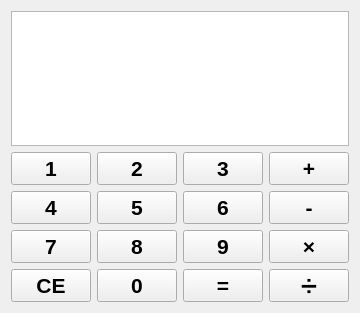
<?xml version="1.0" encoding="UTF-8"?>
<ui version="4.0">
 <class>Form</class>
 <widget class="QWidget" name="Form">
  <property name="geometry">
   <rect>
    <x>0</x>
    <y>0</y>
    <width>336</width>
    <height>313</height>
   </rect>
  </property>
  <property name="windowTitle">
   <string>Form</string>
  </property>
  <layout class="QGridLayout" name="gridLayout_3">
   <item row="0" column="0" colspan="4">
    <widget class="QTextBrowser" name="textBrowser">
     <property name="font">
      <font>
       <pointsize>12</pointsize>
      </font>
     </property>
    </widget>
   </item>
   <item row="1" column="0">
    <widget class="QPushButton" name="bt_1">
     <property name="font">
      <font>
       <pointsize>16</pointsize>
       <bold>true</bold>
      </font>
     </property>
     <property name="text">
      <string>1</string>
     </property>
    </widget>
   </item>
   <item row="1" column="1">
    <widget class="QPushButton" name="bt_2">
     <property name="font">
      <font>
       <pointsize>16</pointsize>
       <bold>true</bold>
      </font>
     </property>
     <property name="text">
      <string>2</string>
     </property>
    </widget>
   </item>
   <item row="1" column="2">
    <widget class="QPushButton" name="bt_3">
     <property name="font">
      <font>
       <pointsize>16</pointsize>
       <bold>true</bold>
      </font>
     </property>
     <property name="text">
      <string>3</string>
     </property>
    </widget>
   </item>
   <item row="1" column="3">
    <widget class="QPushButton" name="bt_add">
     <property name="font">
      <font>
       <pointsize>16</pointsize>
       <bold>true</bold>
      </font>
     </property>
     <property name="text">
      <string>+</string>
     </property>
    </widget>
   </item>
   <item row="2" column="0">
    <widget class="QPushButton" name="bt_4">
     <property name="font">
      <font>
       <pointsize>16</pointsize>
       <bold>true</bold>
      </font>
     </property>
     <property name="text">
      <string>4</string>
     </property>
    </widget>
   </item>
   <item row="2" column="1">
    <widget class="QPushButton" name="bt_5">
     <property name="font">
      <font>
       <pointsize>16</pointsize>
       <bold>true</bold>
      </font>
     </property>
     <property name="text">
      <string>5</string>
     </property>
    </widget>
   </item>
   <item row="2" column="2">
    <widget class="QPushButton" name="bt_6">
     <property name="font">
      <font>
       <pointsize>16</pointsize>
       <bold>true</bold>
      </font>
     </property>
     <property name="text">
      <string>6</string>
     </property>
    </widget>
   </item>
   <item row="2" column="3">
    <widget class="QPushButton" name="bt_minus">
     <property name="font">
      <font>
       <pointsize>16</pointsize>
       <bold>true</bold>
      </font>
     </property>
     <property name="text">
      <string>-</string>
     </property>
    </widget>
   </item>
   <item row="3" column="0">
    <widget class="QPushButton" name="bt_7">
     <property name="font">
      <font>
       <pointsize>16</pointsize>
       <bold>true</bold>
      </font>
     </property>
     <property name="text">
      <string>7</string>
     </property>
    </widget>
   </item>
   <item row="3" column="1">
    <widget class="QPushButton" name="bt_8">
     <property name="font">
      <font>
       <pointsize>16</pointsize>
       <bold>true</bold>
      </font>
     </property>
     <property name="text">
      <string>8</string>
     </property>
    </widget>
   </item>
   <item row="3" column="2">
    <widget class="QPushButton" name="bt_9">
     <property name="font">
      <font>
       <pointsize>16</pointsize>
       <bold>true</bold>
      </font>
     </property>
     <property name="text">
      <string>9</string>
     </property>
    </widget>
   </item>
   <item row="3" column="3">
    <widget class="QPushButton" name="bt_multiply">
     <property name="font">
      <font>
       <pointsize>16</pointsize>
       <bold>true</bold>
      </font>
     </property>
     <property name="text">
      <string>×</string>
     </property>
    </widget>
   </item>
   <item row="4" column="0">
    <widget class="QPushButton" name="bt_CE">
     <property name="font">
      <font>
       <pointsize>16</pointsize>
       <bold>true</bold>
      </font>
     </property>
     <property name="text">
      <string>CE</string>
     </property>
    </widget>
   </item>
   <item row="4" column="1">
    <widget class="QPushButton" name="bt_0">
     <property name="font">
      <font>
       <pointsize>16</pointsize>
       <bold>true</bold>
      </font>
     </property>
     <property name="text">
      <string>0</string>
     </property>
    </widget>
   </item>
   <item row="4" column="2">
    <widget class="QPushButton" name="bt_equal">
     <property name="font">
      <font>
       <pointsize>16</pointsize>
       <bold>true</bold>
      </font>
     </property>
     <property name="text">
      <string>=</string>
     </property>
    </widget>
   </item>
   <item row="4" column="3">
    <widget class="QPushButton" name="bt_divide">
     <property name="font">
      <font>
       <pointsize>16</pointsize>
       <bold>true</bold>
      </font>
     </property>
     <property name="text">
      <string>➗</string>
     </property>
    </widget>
   </item>
  </layout>
 </widget>
 <resources/>
 <connections/>
</ui>
